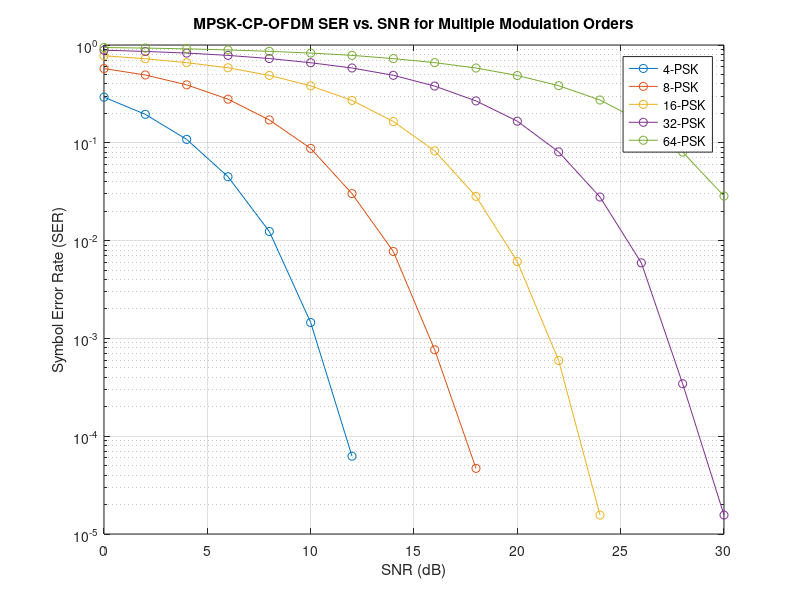
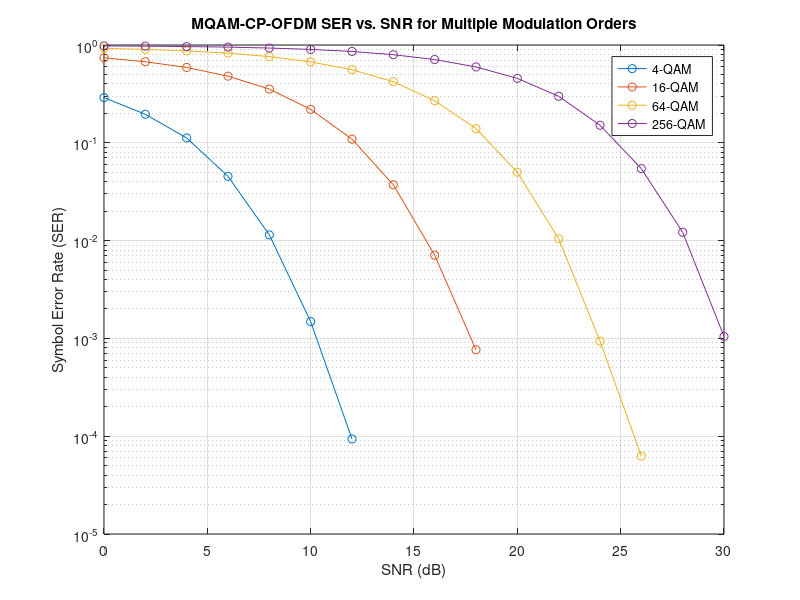

The MATLAB source for these figures, in order:
N = 64;             
CP_len = 16;         
SNR_dB = 0:2:30;     
numSymbols = 1000;   
M_values = [4, 8, 16, 32, 64];  % BPSK, QPSK, 8-PSK, 16-PSK
SER = zeros(length(SNR_dB), length(M_values));

for mIdx = 1:length(M_values)
    M = M_values(mIdx); 
    for idx = 1:length(SNR_dB)
        % Generate random data symbols
        data = randi([0 M-1], N, numSymbols);
        modData = pskmod(data, M, pi/M);
        ifftData = ifft(modData, N);
        cpData = [ifftData(end-CP_len+1:end, :); ifftData];
        txSignal = cpData(:);
        rxSignal = awgn(txSignal, SNR_dB(idx), 'measured');
        rxSignal = reshape(rxSignal, N + CP_len, numSymbols);
        rxSignal_noCP = rxSignal(CP_len+1:end, :);
        fftData = fft(rxSignal_noCP, N);
        demodData = pskdemod(fftData, M, pi/M);
        numSymbolErrors = sum(sum(data ~= demodData));
        SER(idx, mIdx) = numSymbolErrors / (N * numSymbols);
    end
end


figure;
semilogy(SNR_dB, SER, 'o-');
xlabel('SNR (dB)');
ylabel('Symbol Error Rate (SER)');
title('MPSK-CP-OFDM SER vs. SNR for Multiple Modulation Orders');
legend(arrayfun(@(x) sprintf('%d-PSK', x), M_values, 'UniformOutput', false));
grid on;

N = 64;              
CP_len = 16;        
SNR_dB = 0:2:30;     
numSymbols = 1000;   


M_values = [4, 16, 64, 256];  % 4-QAM, 16-QAM, 64-QAM, 256-QAM

SER = zeros(length(SNR_dB), length(M_values));

for mIdx = 1:length(M_values)
    M = M_values(mIdx); 

    for idx = 1:length(SNR_dB)
        data = randi([0 M-1], N, numSymbols);      
        modData = qammod(data, M);
        ifftData = ifft(modData, N);
        cpData = [ifftData(end-CP_len+1:end, :); ifftData];
        txSignal = cpData(:);
        rxSignal = awgn(txSignal, SNR_dB(idx), 'measured');
        rxSignal = reshape(rxSignal, N + CP_len, numSymbols);
        rxSignal_noCP = rxSignal(CP_len+1:end, :);
 
        fftData = fft(rxSignal_noCP, N);

        demodData = qamdemod(fftData, M);       
        numSymbolErrors = sum(sum(data ~= demodData));
        SER(idx, mIdx) = numSymbolErrors / (N * numSymbols);
    end
end
figure;
semilogy(SNR_dB, SER, 'o-');
xlabel('SNR (dB)');
ylabel('Symbol Error Rate (SER)');
title('MQAM-CP-OFDM SER vs. SNR for Multiple Modulation Orders');
legend(arrayfun(@(x) sprintf('%d-QAM', x), M_values, 'UniformOutput', false));
grid on;
